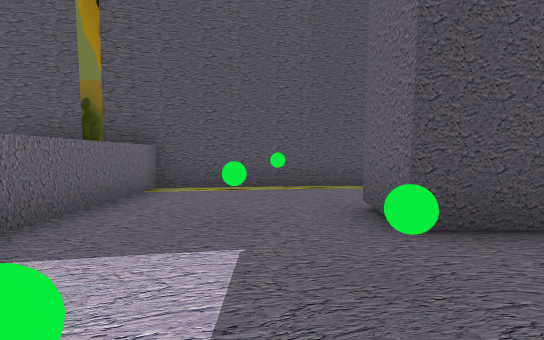
[1] (above)

13 first-person views from a walk through a scene from a Unity 3-D project. The camera is 1.3 m above the floor, tilts 6° down and sees 85° across. The floor is counted in squares, 2 m on a side. Each view is taken from the middle of a square. On the plan, view 1 faces up. The plan holds only what a view shows up to about 9 squares ahead; the rest is blank. The place goes on beyond the plan.

[2]
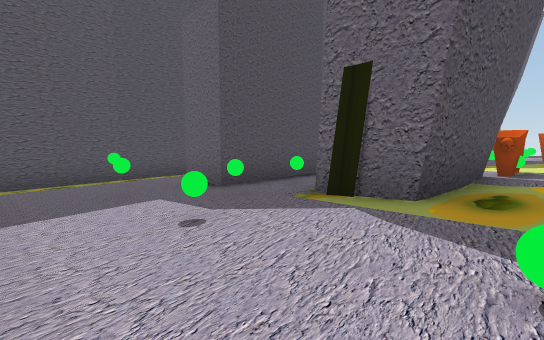

[3]
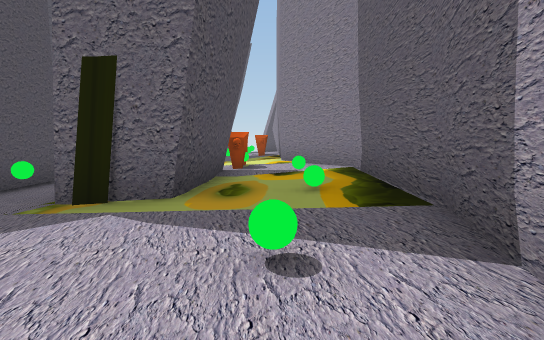

[4]
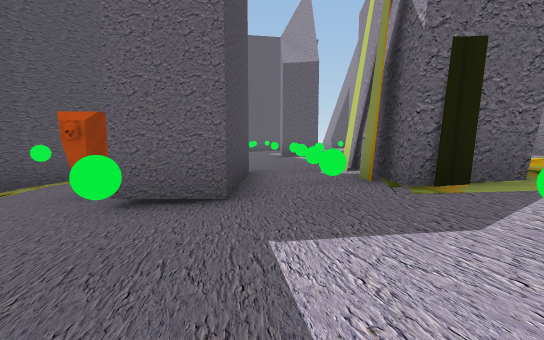

[5]
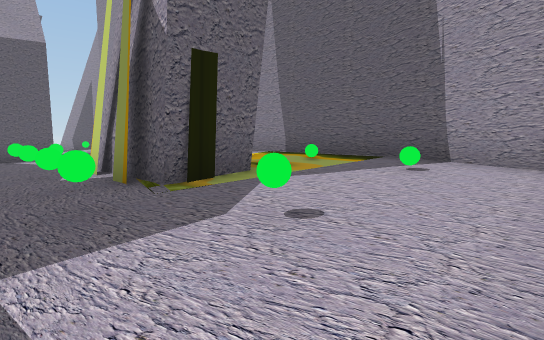

[6]
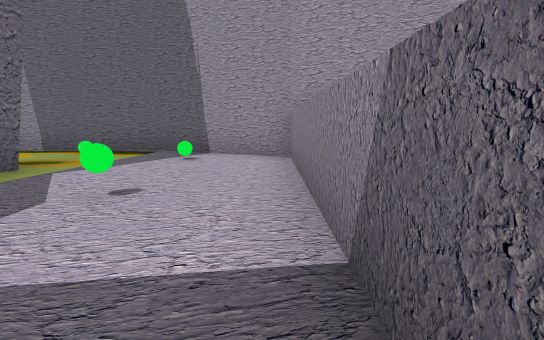

[7]
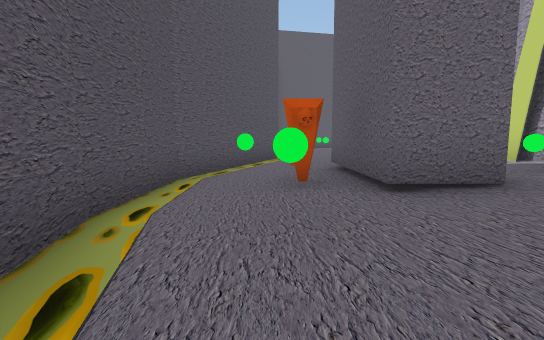

[8]
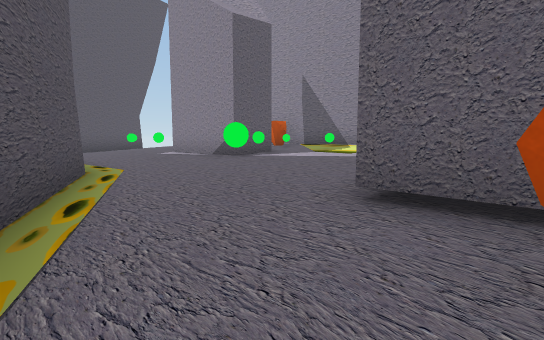

[9]
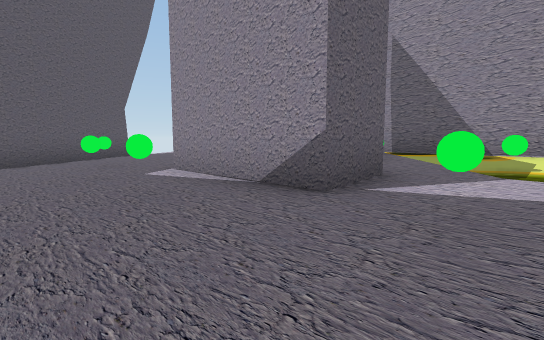

[10]
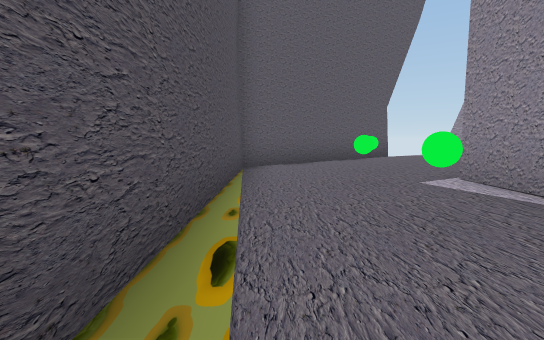

[11]
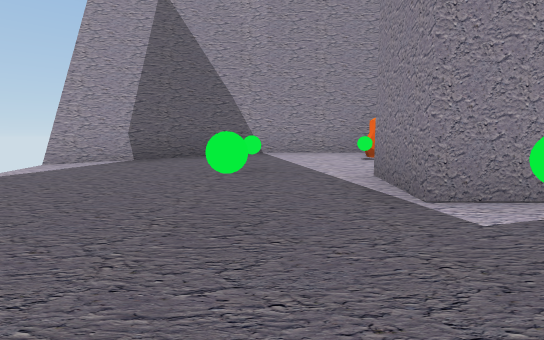

[12]
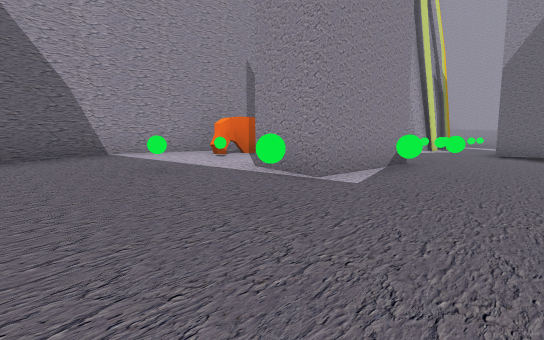

[13]
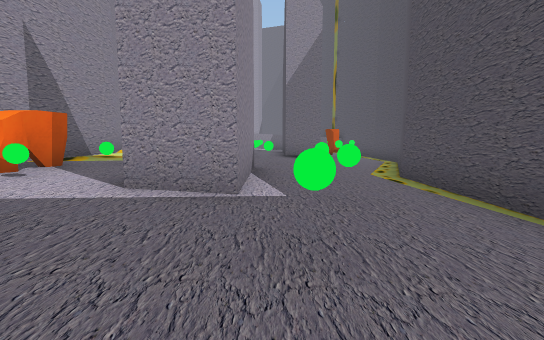

### Floor plan
Key: @ floor where view 1 was taken; # wall or solid block; x gap in a wall; . main floor; : floor 0.25 m higher than the main floor; - floor 0.25 m lower than the main floor; + floor 0.5 m higher than the main floor; _ floor 0.5 m lower than the main floor; / step, stairs or slope; ≈ liquid the walk keeps out of; ^ raised ledge; B ball; O other object.
Columns run from 3 left of view 1 to 17 right of it. Each row starts with its distance up from view 1.
  7  #########
  6 ##≈≈/__/≈###
  5 #-_B/____/≈#########
  4 ^----###B/--≈/-----#
  3 ^-/Bx###-----B-B---##
  2 ^.........B.....B..-#
  1 ^.B:BB.BO...###.....#
  0 ^::@:###O:≈:::::B:..
 -1 ^:::≈###O≈B≈B#B:::::x
 -2 #+B+≈≈O#+≈≈≈###::####
 -3 ###+≈#≈###### ####
 -4   ######

Positions as (right, up) in squares from view 1, and headings:
1: (0, 0), facing up
2: (-2, -2), facing up-right
3: (-2, -2), facing right
4: (-2, 2), facing right
5: (-2, 2), facing down-right
6: (-2, 3), facing down
7: (-2, 5), facing right
8: (3, 6), facing down-right
9: (7, 4), facing down-right
10: (8, 4), facing right
11: (13, 4), facing down
12: (15, 4), facing down-left
13: (15, 2), facing left
